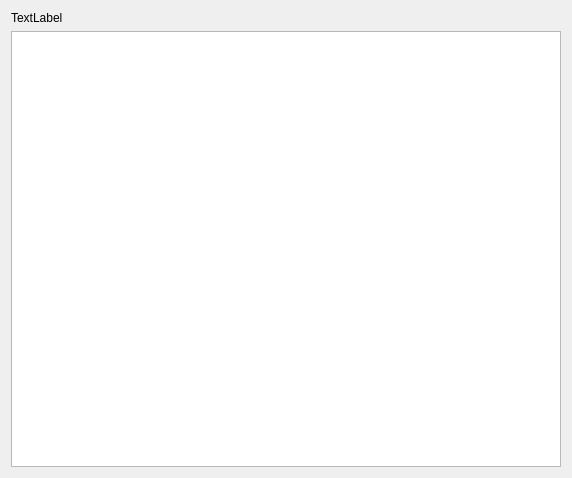
<?xml version="1.0" encoding="UTF-8"?>
<ui version="4.0">
 <class>Form</class>
 <widget class="QWidget" name="Form">
  <property name="enabled">
   <bool>true</bool>
  </property>
  <property name="geometry">
   <rect>
    <x>0</x>
    <y>0</y>
    <width>572</width>
    <height>478</height>
   </rect>
  </property>
  <property name="windowTitle">
   <string>Form</string>
  </property>
  <layout class="QVBoxLayout" name="verticalLayout">
   <item>
    <widget class="QLabel" name="label">
     <property name="text">
      <string>TextLabel</string>
     </property>
    </widget>
   </item>
   <item>
    <widget class="QListWidget" name="listWidget"/>
   </item>
  </layout>
 </widget>
 <resources/>
 <connections/>
</ui>
